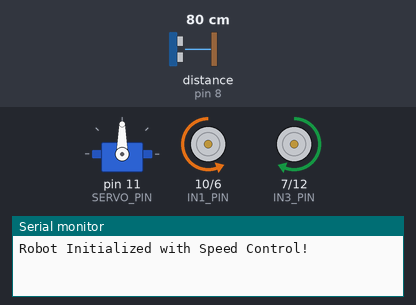
A sketch run on a simulated Arduino Mega 2560, built with avr-gcc and run on an emulated ATmega2560. On the bench: servo, motor-driver pin pairs drawn as motors (green arrow = first pin HIGH = forward, orange = second pin HIGH = backward, longer = more drive, scaled by the enable pin), the last lines printed to the serial monitor. Wiring (inferred from the names in the program): ultrasonic range finder: trigger pin 9; echo pin 8. The test bench sets the inputs (shaded band); at power-on: distance to the obstacle (sensor on pin 8) 80 cm. The echo pulse lasts 58.3 µs per cm.

Above: at 1.6 s.
1.7 s: distance to the obstacle (sensor on pin 8) set to 30 cm
3.2 s: distance to the obstacle (sensor on pin 8) set to 26 cm
At 3.76 s:
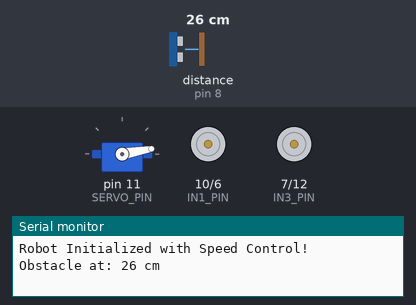
6.2 s: distance to the obstacle (sensor on pin 8) set to 35 cm
At 6.95 s:
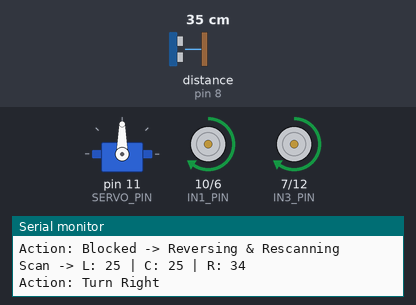
8.6 s: distance to the obstacle (sensor on pin 8) set to 2 cm
At 9.78 s:
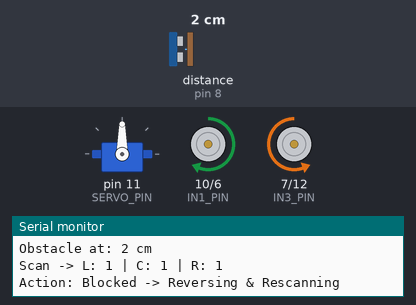
11.6 s: distance to the obstacle (sensor on pin 8) set to 60 cm
At 12.04 s:
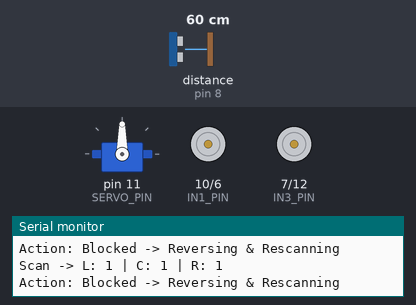
Timing chart, 0 to 14.6 s (numbered marks = the images above; inputs shaded):
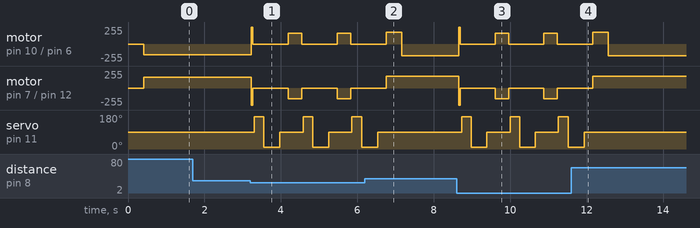

Measured:
- the behaviour switches between 29 and 28 cm on distance to the obstacle (sensor on pin 8) (found by bisection; images 0 and 1)
- after the input at 1.7 s, every drawn part: stays the same
- after the input at 3.2 s, motor on pin 10 (IN1_PIN) / pin 6 (IN2_PIN): alternates forward 160/255 for 0.35 s and stopped for 0.95 s, starting at once; motor on pin 7 (IN3_PIN) / pin 12 (IN4_PIN): alternates backward 160/255 for 0.35 s and stopped for 0.95 s, starting at once
- after the input at 6.2 s, servo on pin 11 (SERVO_PIN): goes on until 6.5 s, then stays 90°
- after the input at 8.6 s, motor on pin 10 (IN1_PIN) / pin 6 (IN2_PIN): alternates forward 160/255 for 0.35 s and stopped for 0.94 s, starting after 0.05 s; motor on pin 7 (IN3_PIN) / pin 12 (IN4_PIN): alternates backward 160/255 for 0.35 s and stopped for 0.94 s, starting after 0.05 s
- after the input at 11.6 s, servo on pin 11 (SERVO_PIN): goes on until 11.9 s, then stays 90°

The sketch:

Code.ino
```cpp
#include <Servo.h>

// ===================== PIN CONFIGURATION =====================
// Ultrasonic Sensor (HC-SR04)
const uint8_t TRIG_PIN  = 9;
const uint8_t ECHO_PIN  = 8;

// Servo Motor
const uint8_t SERVO_PIN = 11;

// L298N Motor Driver (Speed Control Enabled)
const uint8_t ENA_PIN   = 3;  // Right Motor Speed (PWM)
const uint8_t ENB_PIN   = 5;  // Left Motor Speed (PWM)

// Right Motors: OUT1 (-), OUT2 (+)
const uint8_t IN1_PIN   = 10;
const uint8_t IN2_PIN   = 6;
// Left Motors: OUT3 (+), OUT4 (-)
const uint8_t IN3_PIN   = 7;
const uint8_t IN4_PIN   = 12;

// ===================== TUNABLE PARAMETERS =====================
// চাকা উল্টো ঘুরলে তার না খুলে শুধু নিচের মান true করে দিবে
const bool INVERT_RIGHT_MOTOR = false;
const bool INVERT_LEFT_MOTOR  = false;

// Speed Settings (0 থেকে 255 এর মধ্যে)
const uint8_t DRIVE_SPEED     = 160; // সামনে/পেছনে চলার স্পিড
const uint8_t TURN_SPEED      = 175; // ঘোরার (Turn) স্পিড
const uint8_t BRAKE_SPEED     = 255; // হার্ড ব্রেকের স্পিড

// Obstacle & Sensor Settings
const int SAFE_DISTANCE_CM           = 28;
const int MAX_DISTANCE_CM            = 250;
const unsigned long ECHO_TIMEOUT_US  = 25000UL;
const unsigned long PING_INTERVAL_MS = 40;

// Servo Angles
const int SERVO_CENTER_ANGLE   = 90;
const int SERVO_LEFT_ANGLE     = 170;
const int SERVO_RIGHT_ANGLE    = 10;

// Timing Settings
const int SERVO_SHORT_SETTLE_MS = 220;
const int SERVO_LONG_SETTLE_MS  = 380;
const int BRAKE_PULSE_MS        = 45;
const int TURN_90_TIME_MS       = 400;
const int TURN_180_TIME_MS      = 780;
const int REVERSE_TIME_MS       = 350;
const uint8_t MAX_ESCAPE_RETRIES = 2;

// ===================== GLOBAL OBJECTS =====================
Servo scannerServo;
unsigned long lastPingTime = 0;

// ===================== MOTOR CONTROL =====================
void setRightMotor(int direction, uint8_t speed) {
  if (INVERT_RIGHT_MOTOR) {
    direction = -direction;
  }

  if (direction > 0) {
    digitalWrite(IN1_PIN, LOW);
    digitalWrite(IN2_PIN, HIGH);
    analogWrite(ENA_PIN, speed);
  } else if (direction < 0) {
    digitalWrite(IN1_PIN, HIGH);
    digitalWrite(IN2_PIN, LOW);
    analogWrite(ENA_PIN, speed);
  } else {
    digitalWrite(IN1_PIN, LOW);
    digitalWrite(IN2_PIN, LOW);
    analogWrite(ENA_PIN, 0);
  }
}

void setLeftMotor(int direction, uint8_t speed) {
  if (INVERT_LEFT_MOTOR) {
    direction = -direction;
  }

  if (direction > 0) {
    digitalWrite(IN3_PIN, HIGH);
    digitalWrite(IN4_PIN, LOW);
    analogWrite(ENB_PIN, speed);
  } else if (direction < 0) {
    digitalWrite(IN3_PIN, LOW);
    digitalWrite(IN4_PIN, HIGH);
    analogWrite(ENB_PIN, speed);
  } else {
    digitalWrite(IN3_PIN, LOW);
    digitalWrite(IN4_PIN, LOW);
    analogWrite(ENB_PIN, 0);
  }
}

void moveForward() {
  setRightMotor(1, DRIVE_SPEED);
  setLeftMotor(1, DRIVE_SPEED);
}

void moveBackward(uint8_t speed = DRIVE_SPEED) {
  setRightMotor(-1, speed);
  setLeftMotor(-1, speed);
}

void stopMotors() {
  setRightMotor(0, 0);
  setLeftMotor(0, 0);
}

void hardBrake() {
  moveBackward(BRAKE_SPEED);
  delay(BRAKE_PULSE_MS);
  stopMotors();
}

void turnLeft(int durationMs) {
  setRightMotor(1, TURN_SPEED);
  setLeftMotor(-1, TURN_SPEED);
  delay(durationMs);
  stopMotors();
}

void turnRight(int durationMs) {
  setRightMotor(-1, TURN_SPEED);
  setLeftMotor(1, TURN_SPEED);
  delay(durationMs);
  stopMotors();
}

void reverseRobot(int durationMs) {
  moveBackward(DRIVE_SPEED);
  delay(durationMs);
  stopMotors();
}

// ===================== ULTRASONIC MEASUREMENT =====================
int readRawDistanceCm() {
  digitalWrite(TRIG_PIN, LOW);
  delayMicroseconds(2);
  digitalWrite(TRIG_PIN, HIGH);
  delayMicroseconds(10);
  digitalWrite(TRIG_PIN, LOW);

  unsigned long duration = pulseIn(ECHO_PIN, HIGH, ECHO_TIMEOUT_US);
  if (duration == 0) {
    return MAX_DISTANCE_CM;
  }

  int distanceCm = (int)(duration / 58UL);
  return (distanceCm > MAX_DISTANCE_CM) ? MAX_DISTANCE_CM : distanceCm;
}

int readFilteredDistanceCm() {
  int r1 = readRawDistanceCm();
  delay(15);
  int r2 = readRawDistanceCm();
  delay(15);
  int r3 = readRawDistanceCm();

  if (r1 > r2) { int t = r1; r1 = r2; r2 = t; }
  if (r2 > r3) { int t = r2; r2 = r3; r3 = t; }
  if (r1 > r2) { int t = r1; r1 = r2; r2 = t; }

  return r2;
}

// ===================== SERVO SCANNING =====================
void scanEnvironment(int &leftDist, int &centerDist, int &rightDist) {
  scannerServo.write(SERVO_CENTER_ANGLE);
  centerDist = readFilteredDistanceCm();

  scannerServo.write(SERVO_LEFT_ANGLE);
  delay(SERVO_SHORT_SETTLE_MS);
  leftDist = readFilteredDistanceCm();

  scannerServo.write(SERVO_RIGHT_ANGLE);
  delay(SERVO_LONG_SETTLE_MS);
  rightDist = readFilteredDistanceCm();

  scannerServo.write(SERVO_CENTER_ANGLE);
  delay(SERVO_SHORT_SETTLE_MS);

  Serial.print(F("Scan -> L: "));
  Serial.print(leftDist);
  Serial.print(F(" | C: "));
  Serial.print(centerDist);
  Serial.print(F(" | R: "));
  Serial.println(rightDist);
}

// ===================== OBSTACLE AVOIDANCE =====================
void avoidObstacle() {
  hardBrake();

  for (uint8_t attempt = 0; attempt <= MAX_ESCAPE_RETRIES; attempt++) {
    int leftDist = 0, centerDist = 0, rightDist = 0;
    scanEnvironment(leftDist, centerDist, rightDist);

    bool leftClear  = (leftDist > SAFE_DISTANCE_CM);
    bool rightClear = (rightDist > SAFE_DISTANCE_CM);

    if (leftClear || rightClear) {
      if (leftDist >= rightDist) {
        Serial.println(F("Action: Turn Left"));
        turnLeft(TURN_90_TIME_MS);
      } else {
        Serial.println(F("Action: Turn Right"));
        turnRight(TURN_90_TIME_MS);
      }
      return;
    }

    if (attempt < MAX_ESCAPE_RETRIES) {
      Serial.println(F("Action: Blocked -> Reversing & Rescanning"));
      reverseRobot(REVERSE_TIME_MS);
    } else {
      Serial.println(F("Action: Dead End -> 180 Turnaround"));
      reverseRobot(REVERSE_TIME_MS);
      turnRight(TURN_180_TIME_MS);
    }
  }
}

// ===================== SETUP & MAIN LOOP =====================
void setup() {
  Serial.begin(115200);

  pinMode(TRIG_PIN, OUTPUT);
  pinMode(ECHO_PIN, INPUT);

  pinMode(ENA_PIN, OUTPUT);
  pinMode(ENB_PIN, OUTPUT);
  pinMode(IN1_PIN, OUTPUT);
  pinMode(IN2_PIN, OUTPUT);
  pinMode(IN3_PIN, OUTPUT);
  pinMode(IN4_PIN, OUTPUT);

  stopMotors();

  scannerServo.attach(SERVO_PIN);
  scannerServo.write(SERVO_CENTER_ANGLE);
  delay(400);

  Serial.println(F("Robot Initialized with Speed Control!"));
}

void loop() {
  unsigned long now = millis();

  if (now - lastPingTime >= PING_INTERVAL_MS) {
    lastPingTime = now;
    int frontDistance = readRawDistanceCm();

    if (frontDistance <= SAFE_DISTANCE_CM) {
      delay(15);
      int confirmDistance = readRawDistanceCm();

      if (confirmDistance <= SAFE_DISTANCE_CM) {
        Serial.print(F("Obstacle at: "));
        Serial.print(confirmDistance);
        Serial.println(F(" cm"));
        avoidObstacle();
      }
    } else {
      moveForward();
    }
  }
}
```
